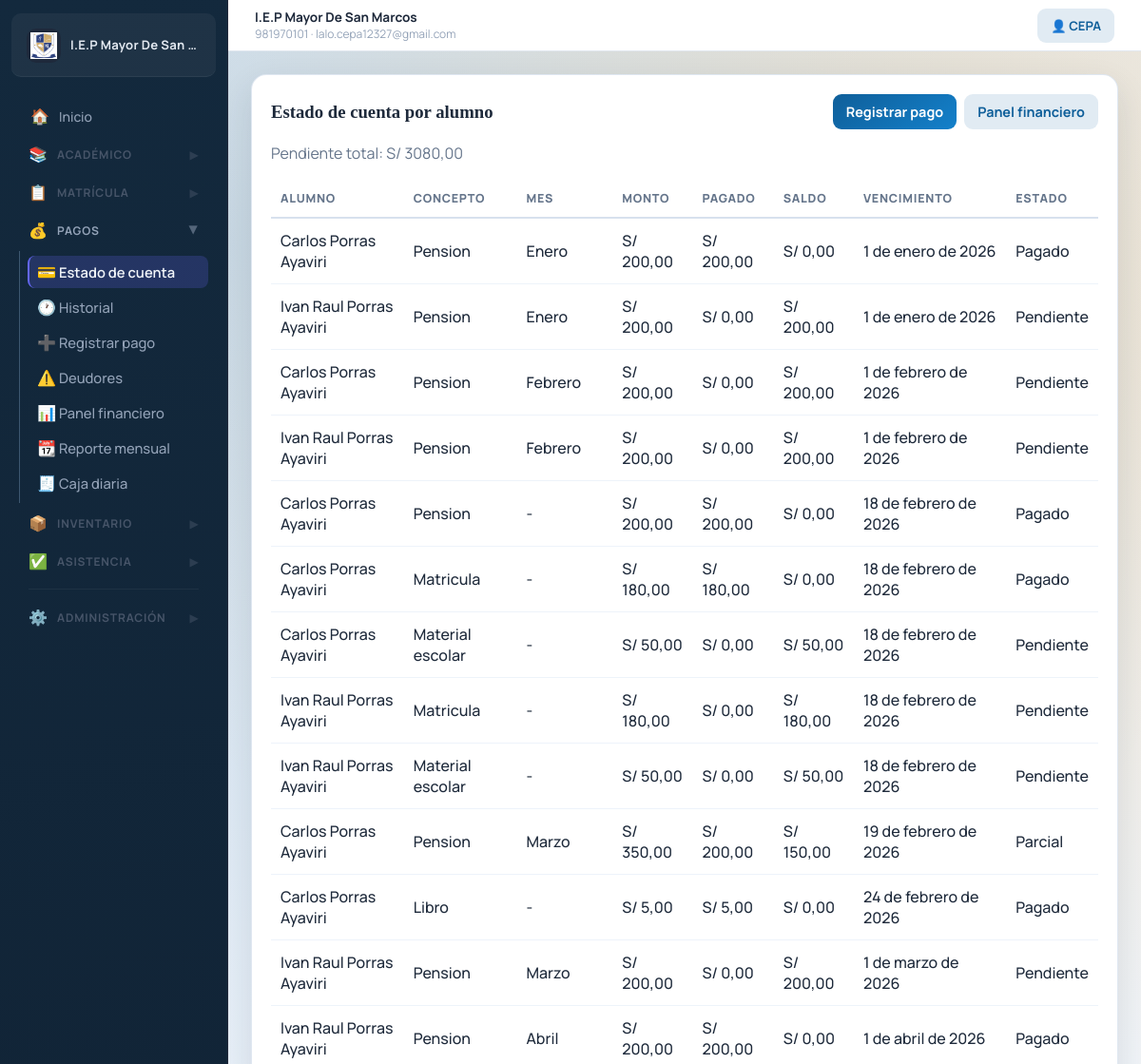
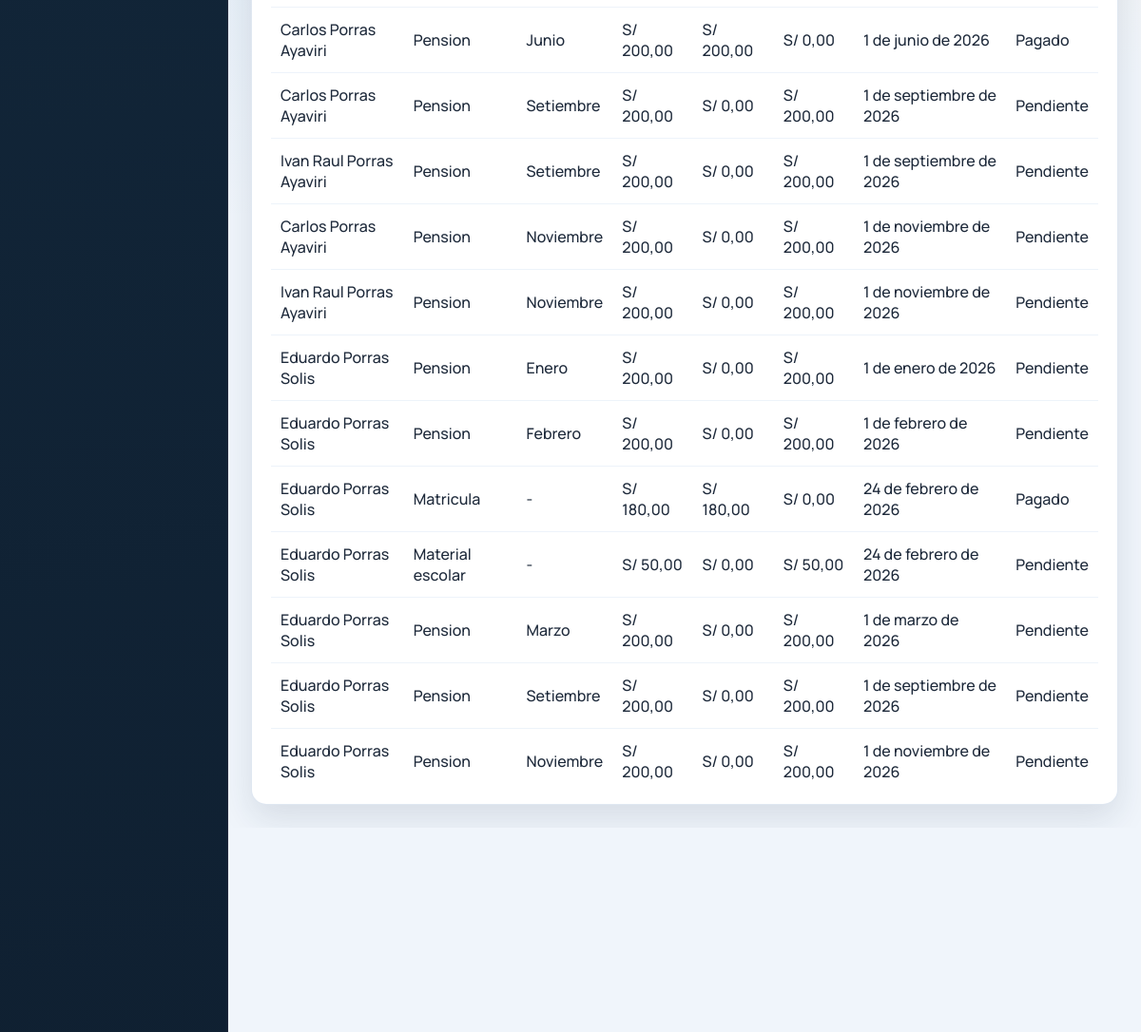
Before: /payments/account-status/ (signed in, upper part) with the older database file (2 pictures, top to bottom).
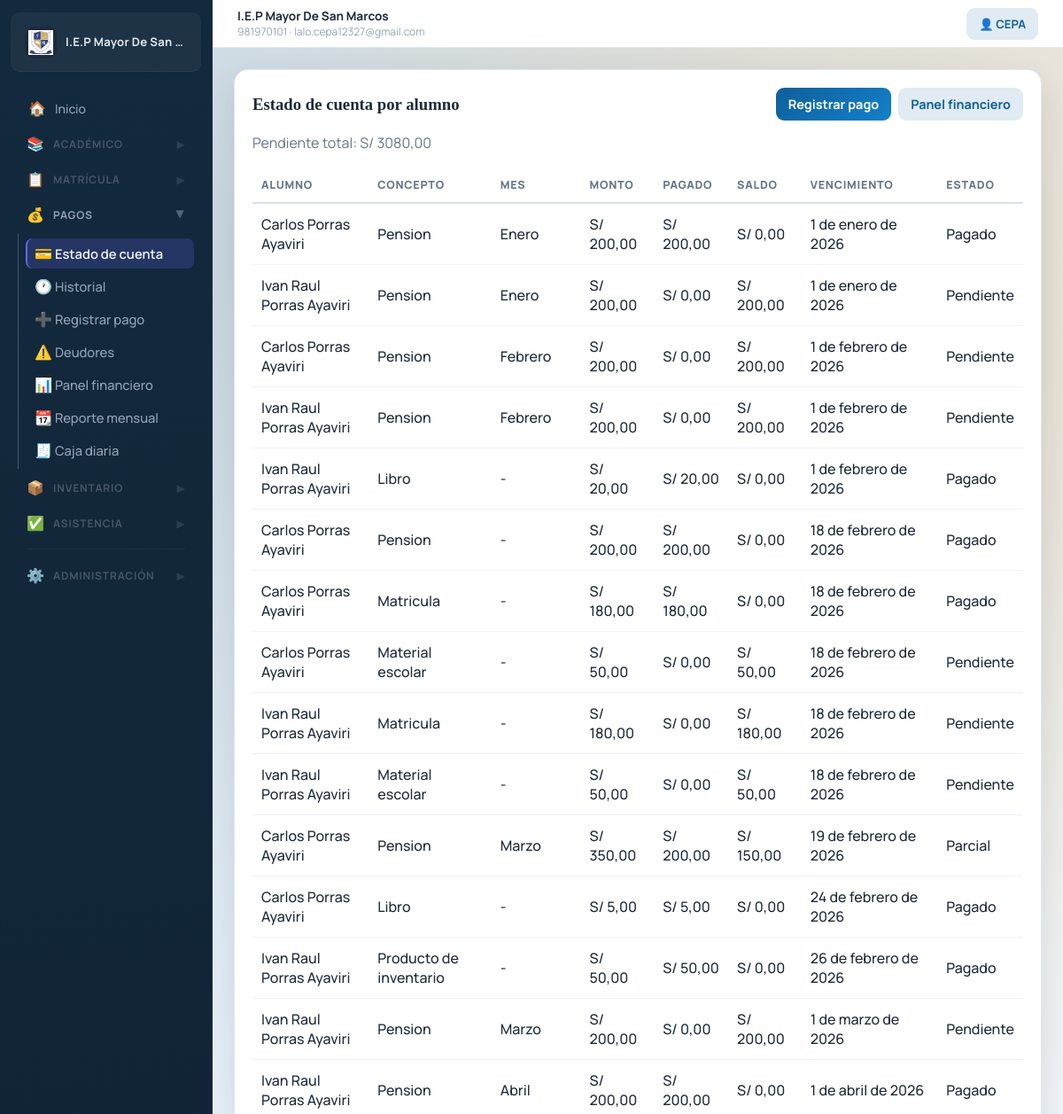
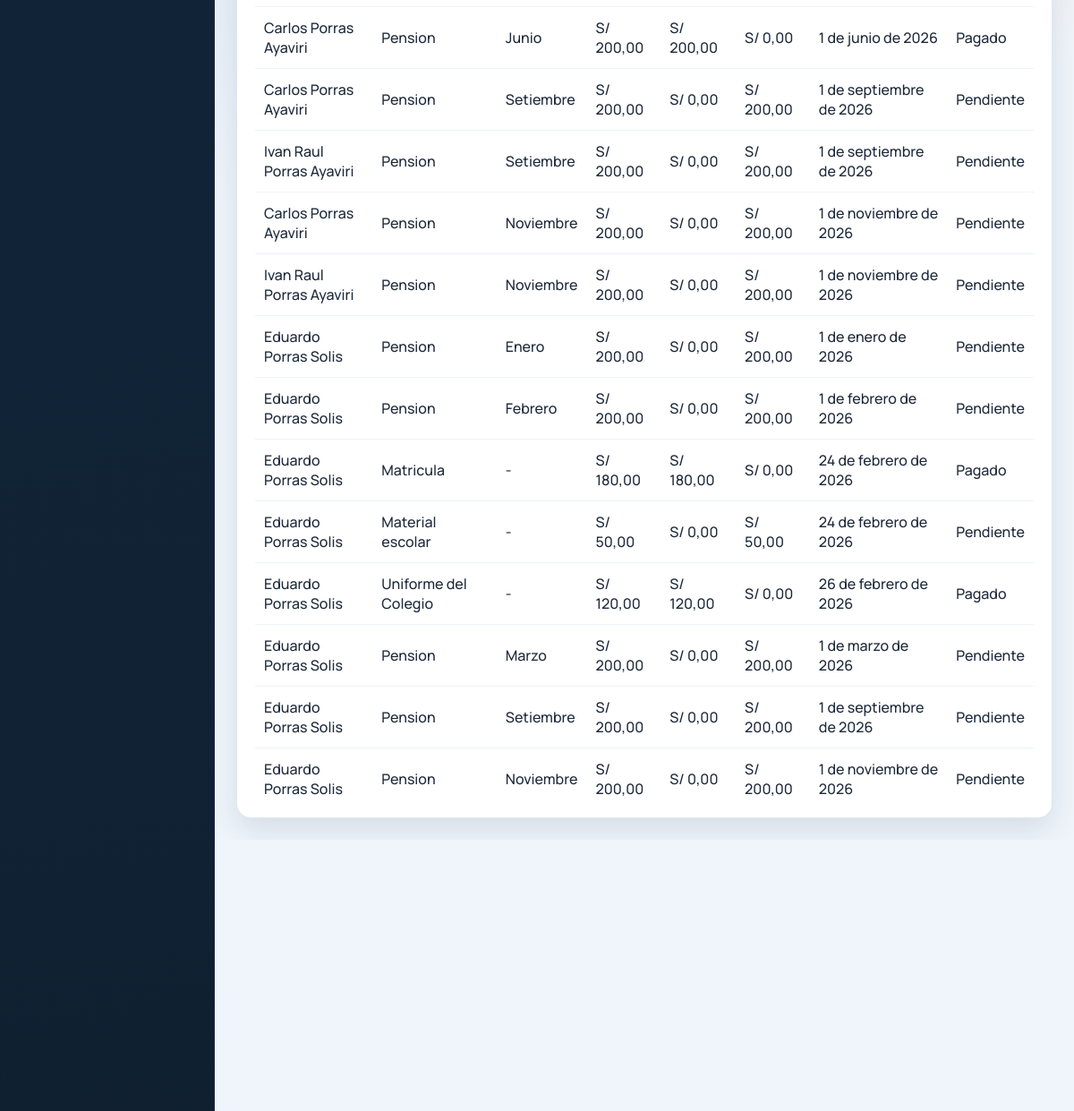
After: the same page with the newer database file (2 pictures, top to bottom).
### finance/models.py (models this page shows, shortened)
class Fee(models.Model):
    CONCEPT_ENROLLMENT = 'matricula'
    CONCEPT_PENSION = 'pension'
    CONCEPT_SCHOOL_SUPPLIES = 'material_escolar'
    CONCEPT_BOOK = 'libro'
    CONCEPT_BAND_UNIFORM = 'uniforme_banda'
    CONCEPT_SCHOOL_UNIFORM = 'uniforme_colegio'
    CONCEPT_PRODUCT = 'producto_inventario'
    CONCEPT_CHOICES = (
        (CONCEPT_ENROLLMENT, 'Matricula'),
        (CONCEPT_PENSION, 'Pension'),
        (CONCEPT_SCHOOL_SUPPLIES, 'Material escolar'),
        (CONCEPT_BOOK, 'Libro'),
        (CONCEPT_BAND_UNIFORM, 'Uniforme de Banda'),
        (CONCEPT_SCHOOL_UNIFORM, 'Uniforme del Colegio'),
        (CONCEPT_PRODUCT, 'Producto de inventario'),
    )
    MONTH_CHOICES = (
        (1, 'Enero'),
        (2, 'Febrero'),
        (3, 'Marzo'),
        (4, 'Abril'),
        (5, 'Mayo'),
        (6, 'Junio'),
        (7, 'Julio'),
        (8, 'Agosto'),
        (9, 'Setiembre'),
        (10, 'Octubre'),
        (11, 'Noviembre'),
        (12, 'Diciembre'),
    )
    enrollment = models.ForeignKey(Enrollment, on_delete=models.CASCADE)
    concept = models.CharField(max_length=30, choices=CONCEPT_CHOICES)
    pension_month = models.PositiveSmallIntegerField(choices=MONTH_CHOICES, null=True, blank=True)
    course = models.ForeignKey('academic.Course', on_delete=models.SET_NULL, null=True, blank=True, verbose_name="Curso (para libros)")
    inventory_product = models.ForeignKey(
        'inventory.Product',
        on_delete=models.SET_NULL,
        null=True, blank=True,
        verbose_name='Producto de inventario',
        related_name='fees',
    )
    inventory_quantity = models.PositiveIntegerField(default=1, verbose_name='Cantidad vendida')
    amount = models.DecimalField(max_digits=10, decimal_places=2)
    amount_paid = models.DecimalField(max_digits=10, decimal_places=2, default=Decimal('0.00'))
    due_date = models.DateField()
    STATUS = (
        ('pending', 'Pendiente'),
        ('partial', 'Parcial'),
        ('paid', 'Pagado'),
    )
    status = models.CharField(max_length=20, choices=STATUS, default='pending')
    created_at = models.DateTimeField(auto_now_add=True)
    @property
    def total_paid(self):
        return self.amount_paid or Decimal('0.00')
    @property
    def balance(self):
        remaining = self.amount - self.total_paid
        return remaining if remaining > Decimal('0.00') else Decimal('0.00')
    @property
    def pending(self):
        return self.balance
    def refresh_status(self, save=True):
        if self.pending <= Decimal('0.00'):
            self.status = 'paid'
        elif self.total_paid > Decimal('0.00'):
            self.status = 'partial'
        else:
            self.status = 'pending'
        if save:
            self.save(update_fields=['status'])

### enrollment/models.py (models this page shows, shortened)
class Enrollment(models.Model):
    STATUS = (
        ('active', 'Activo'),
        ('retired', 'Retirado'),
        ('transferred', 'Trasladado'),
        ('finished', 'Finalizado'),
    )
    student = models.ForeignKey(Student, on_delete=models.CASCADE)
    academic_year = models.ForeignKey(AcademicYear, on_delete=models.CASCADE)
    section = models.ForeignKey(Section, on_delete=models.CASCADE)
    status = models.CharField(max_length=20, choices=STATUS, default='active')
    enrolled_at = models.DateTimeField(auto_now_add=True)

### students/models.py (models this page shows)
class Student(models.Model):
    dni = models.CharField(max_length=8, unique=True)
    first_name = models.CharField(max_length=150)
    last_name = models.CharField(max_length=150)
    birth_date = models.DateField()
    address = models.TextField()
    parent_name = models.CharField(max_length=150)
    parent_phone = models.CharField(max_length=15)
    father_name = models.CharField(max_length=150, blank=True, default='')
    mother_name = models.CharField(max_length=150, blank=True, default='')
    father_phone = models.CharField(max_length=15, blank=True, default='')
    mother_phone = models.CharField(max_length=15, blank=True, default='')
    def __str__(self):
        return f"{self.first_name} {self.last_name}"

### finance/views.py (the view)
# urls.py: path('account-status/', account_status, name='account_status'),
@role_required('admin', 'director', 'parent')
def account_status(request):
    _ensure_active_enrollment_debts(target_month=timezone.localdate().month)
    fees = Fee.objects.select_related(
        'enrollment__student',
        'enrollment__academic_year'
    ).order_by('enrollment__student__last_name', 'due_date')
    total_pending = sum(f.balance for f in fees)
    return render(request, 'finance/account_status.html', {
        'fees': fees,
        'total_pending': total_pending,
    })

### finance/views.py (called while the page is built)
def _safe_month(month_value, default=None):
    try:
        month_int = int(month_value)
    except (TypeError, ValueError):
        return default
    return month_int if 1 <= month_int <= 12 else default

def _active_academic_year():
    return AcademicYear.objects.filter(is_active=True).order_by('-year').first()

def _school_prices():
    school = School.objects.first()
    if not school:
        return {
            'pension': Decimal('0.00'),
            'matricula': Decimal('0.00'),
            'material': Decimal('0.00'),
        }
    return {
        'pension': school.pension_price,
        'matricula': school.enrollment_price,
        'material': school.supplies_price,
    }

def _ensure_active_enrollment_debts(target_month=None):
    active_year = _active_academic_year()
    if not active_year:
        return
    debt_month = _safe_month(target_month, timezone.localdate().month)
    enrollments = Enrollment.objects.filter(
        academic_year=active_year,
        status='active',
    ).select_related('academic_year')
    for enrollment in enrollments:
        _ensure_debts_for_enrollment(enrollment, target_month=debt_month)

### finance/templates/finance/account_status.html (shortened to what this page needs)
{% extends 'base.html' %}
{% block content %}
<section class="card">
    <div class="section-head">
        <h1>Estado de cuenta por alumno</h1>
        <div class="action-row">
            <a href="{% url 'payment_create' %}" class="btn btn-primary">Registrar pago</a>
            <a href="{% url 'finance_dashboard' %}" class="btn btn-subtle">Panel financiero</a>
        </div>
    </div>
    <p class="muted">Pendiente total: S/ {{ total_pending }}</p>
    <div class="table-wrap">
        <table>
            <thead>
                <tr>
                    <th>Alumno</th>
                    <th>Concepto</th>
                    <th>Mes</th>
                    <th>Monto</th>
                    <th>Pagado</th>
                    <th>Saldo</th>
                    <th>Vencimiento</th>
                    <th>Estado</th>
                </tr>
            </thead>
            <tbody>
                {% for fee in fees %}
                    <tr>
                        <td>{{ fee.enrollment.student }}</td>
                        <td>{{ fee.get_concept_display }}</td>
                        <td>{{ fee.get_pension_month_display|default:"-" }}</td>
                        <td>S/ {{ fee.amount }}</td>
                        <td>S/ {{ fee.total_paid }}</td>
                        <td>S/ {{ fee.balance }}</td>
                        <td>{{ fee.due_date }}</td>
                        <td>{{ fee.get_status_display }}</td>
                    </tr>
                {% empty %}
                    <tr><td colspan="8">No hay cuotas registradas.</td></tr>
                {% endfor %}
            </tbody>
        </table>
    </div>
</section>
{% endblock %}

Changed rows visible on the page:
added Fee: enrollment.student "Ivan Raul Porras Ayaviri", concept "Libro", pension_month "-", amount "20,00", total_paid "20,00", balance "0,00", due_date "1 de febrero de 2026", status "Pagado"
added Fee: enrollment.student "Ivan Raul Porras Ayaviri", concept "Producto de inventario", pension_month "-", amount "50,00", total_paid "50,00", balance "0,00", due_date "26 de febrero de 2026", status "Pagado"
added Fee: enrollment.student "Eduardo Porras Solis", concept "Uniforme del Colegio", pension_month "-", amount "120,00", total_paid "120,00", balance "0,00", due_date "26 de febrero de 2026", status "Pagado"
